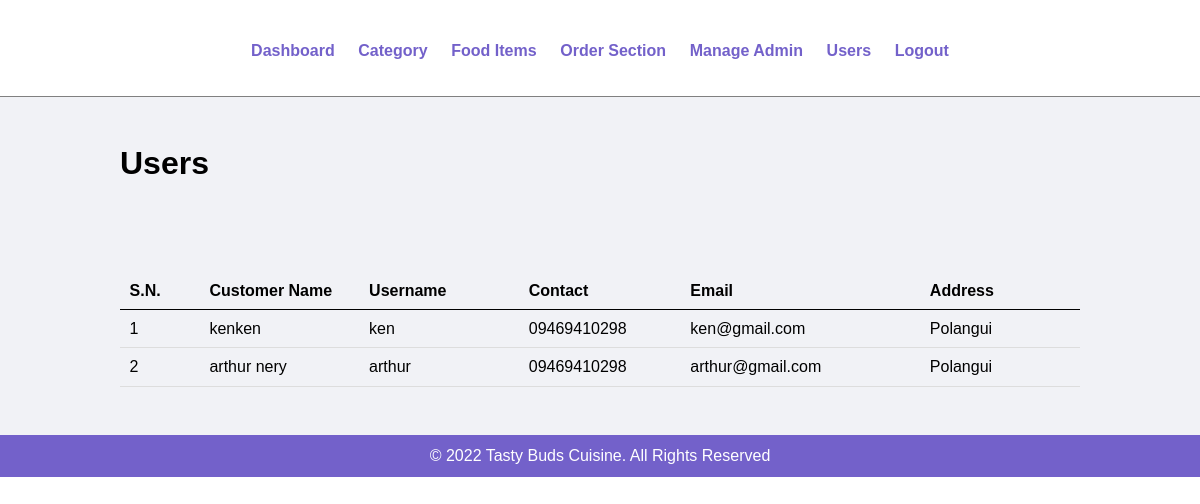
/FINALS/onlinefood-order/admin/manage-users.php, run on the app's committed database.
### tables this page shows
CREATE TABLE `users` (
  `user_id` int(11) NOT NULL,
  `customer_name` varchar(222) NOT NULL,
  `username` varchar(100) NOT NULL,
  `customer_email` varchar(100) NOT NULL,
  `customer_contact` varchar(222) NOT NULL,
  `customer_address` text NOT NULL,
  `password` varchar(100) NOT NULL
);

### FINALS/onlinefood-order/admin/manage-users.php (the view, shortened to what this page needs)
<?php include('partials/menu.php'); ?>
<div class="main-content">
    <div class="wrapper">
        <h1>Users</h1>
                <br /><br /><br />
                <br><br>
                <table class="tbl-full">
                    <tr>
                        <th width="5%">S.N.</th>
                        <th width="10%">Customer Name</th>
                        <th width="10%">Username</th>
                        <th width="10%">Contact</th>
                        <th width="15%">Email</th>
                        <th width="10%">Address</th>
                    </tr>
                    <?php
                        $sql = "SELECT * FROM users ORDER BY user_id DESC";
                        $res = mysqli_query($conn, $sql);
                        $count = mysqli_num_rows($res);
                        $sn = 1;
                        if($count>0)
                        {
                            while($row=mysqli_fetch_assoc($res))
                            {
                                $customer_name = $row['customer_name'];
                                $username = $row['username'];
                                $customer_contact = $row['customer_contact'];
                                $customer_email = $row['customer_email'];
                                $customer_address = $row['customer_address'];
                                ?>
                                        <td><?php echo $sn++; ?> </td>
                                        <td><?php echo $customer_name; ?></td>
                                        <td><?php echo $username; ?></td>
                                        <td><?php echo $customer_contact; ?></td>
                                        <td><?php echo $customer_email; ?></td>
                                        <td><?php echo $customer_address; ?></td>
                                <?php
                            }
                        }
                        else
                        {
                            echo "<tr><td colspan='12' class='error'>Users not Available</td></tr>";
                        }
                    ?>
                </table>
    </div>
</div>
<?php include('partials/footer.php'); ?>

### FINALS/onlinefood-order/css/admin.css (style rules this page uses)
* { margin: 0; padding: 0; font-family: Arial, Helvetica, sans-serif; }
.wrapper { padding: 1%; width: 80%; margin: 0 auto; }
.tbl-full { width: 100%; }
table { border-collapse: collapse; width: 100%; }
th, td { padding: 8px; text-align: left; border-bottom: 1px solid #ddd; }
table tr th { border-bottom: 1px solid black; padding: 1%; text-align: left; }
table tr td { padding: 1%; }
.main-content { background-color: #f1f2f6; padding: 3% 0; }

### data on the page
users: customer_name "kenken", username "ken", customer_contact "09469410298", customer_email "ken@gmail.com", customer_address "Polangui"
users: customer_name "arthur nery", username "arthur", customer_contact "09469410298", customer_email "arthur@gmail.com", customer_address "Polangui"
